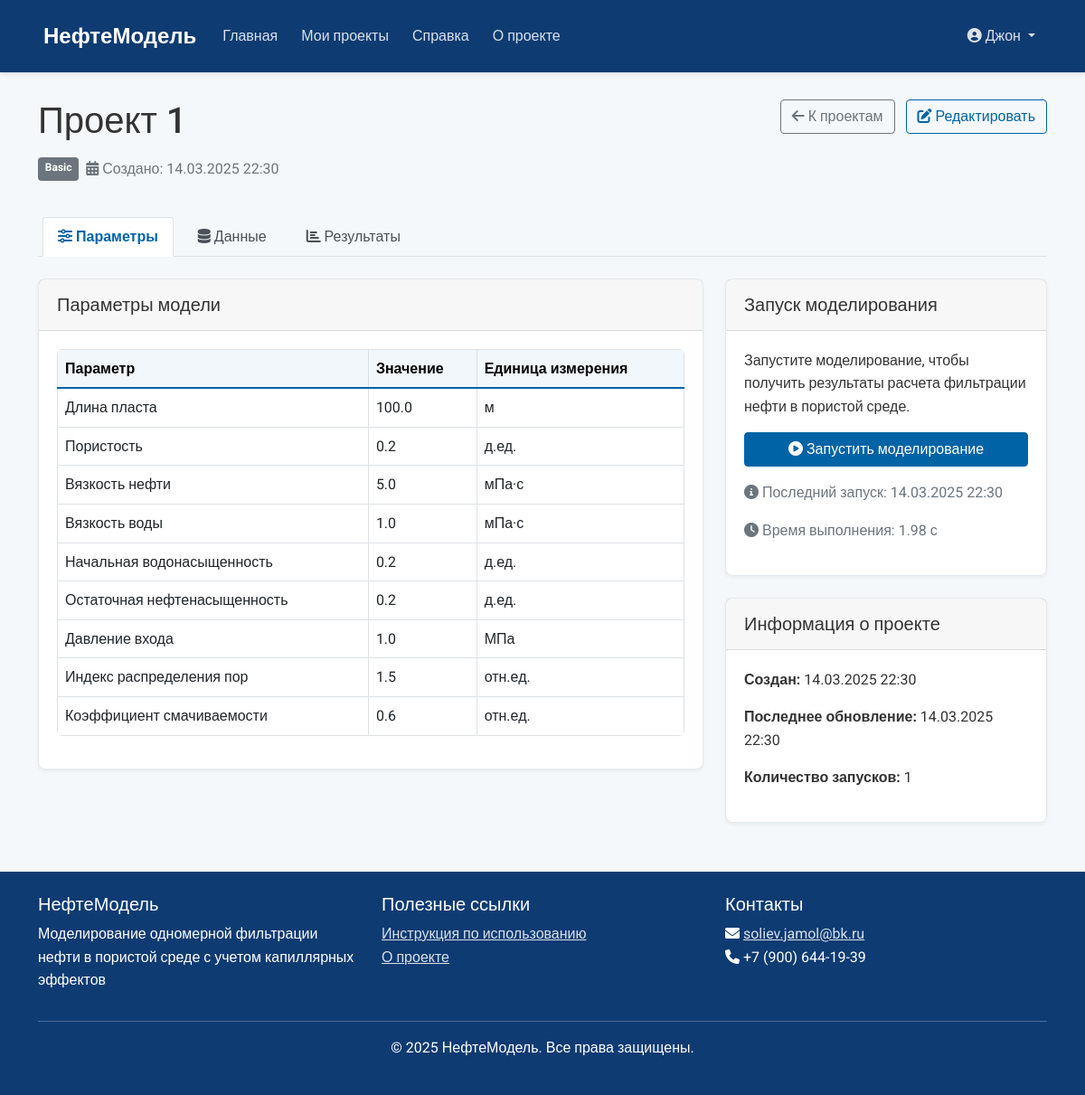
The page /project/2 (signed in) on the database its author committed.
### models/user.py (models this page shows, shortened)
class User(UserMixin, db.Model):
    __tablename__ = 'users'
    id = db.Column(db.Integer, primary_key=True)
    username = db.Column(db.String(64), unique=True, nullable=False, index=True)
    email = db.Column(db.String(120), unique=True, nullable=False, index=True)
    password_hash = db.Column(db.String(128), nullable=False)
    company = db.Column(db.String(120))
    position = db.Column(db.String(120))
    is_active = db.Column(db.Boolean, default=True)
    created_at = db.Column(db.DateTime, default=datetime.utcnow)
    last_login = db.Column(db.DateTime, nullable=True)
    projects = db.relationship('Project', backref='owner', lazy='dynamic')

### models/project.py (models this page shows, shortened)
class Project(db.Model):
    __tablename__ = 'projects'
    id = db.Column(db.Integer, primary_key=True)
    name = db.Column(db.String(128), nullable=False)
    description = db.Column(db.Text)
    model_type = db.Column(db.String(64), nullable=False)  # 'basic' или 'carbonate'
    rock_type = db.Column(db.String(64))
    created_at = db.Column(db.DateTime, default=datetime.utcnow)
    updated_at = db.Column(db.DateTime, default=datetime.utcnow, onupdate=datetime.utcnow)
    user_id = db.Column(db.Integer, db.ForeignKey('users.id'), nullable=False)
    data = db.relationship('ProjectData', backref='project', uselist=False, cascade='all, delete-orphan')
    results = db.relationship('ProjectResult', backref='project', lazy='dynamic', cascade='all, delete-orphan')
    def get_model_parameters(self):
        if self.data and self.data.model_parameters:
            return json.loads(self.data.model_parameters)
        return {}

class ProjectResult(db.Model):
    __tablename__ = 'project_results'
    id = db.Column(db.Integer, primary_key=True)
    project_id = db.Column(db.Integer, db.ForeignKey('projects.id'), nullable=False)
    run_date = db.Column(db.DateTime, default=datetime.utcnow)
    result_data = db.Column(db.Text)  # JSON-строка с данными результатов
    runtime = db.Column(db.Float)  # время выполнения в секундах
    status = db.Column(db.String(64), default='success')  # success, error, warning
    error_message = db.Column(db.Text)
    created_at = db.Column(db.DateTime, default=datetime.utcnow)

### routes/main.py (the view)
@main_bp.route('/project/<int:project_id>')
@login_required
def project_details(project_id):
    project = Project.query.get_or_404(project_id)
    if project.user_id != current_user.id:
        flash('У вас нет доступа к этому проекту', 'danger')
        return redirect(url_for('main.dashboard'))
    model_params = project.get_model_parameters()
    results = project.results.order_by(ProjectResult.created_at.desc()).first()
    return render_template('project_details.html', project=project, model_params=model_params, results=results)

### templates/project_details.html (shortened to what this page needs)
{% extends "base.html" %}
{% block content %}
<div class="row mb-4">
    <div class="col-md-8">
        <h1>{{ project.name }}</h1>
        <div class="d-flex mb-3">
            <span class="badge project-type-{{ project.model_type }} me-2">
                {{ project.model_type|capitalize }}
            </span>
            <span class="text-muted">
                <i class="fas fa-calendar-alt"></i> Создано: {{ project.created_at.strftime('%d.%m.%Y %H:%M') }}
            </span>
        </div>
    </div>
    <div class="col-md-4 text-md-end">
        <a href="{{ url_for('main.dashboard') }}" class="btn btn-outline-secondary mb-2 me-2">
            <i class="fas fa-arrow-left"></i> К проектам
        </a>
        <a href="{{ url_for('main.edit_project', project_id=project.id) }}" class="btn btn-outline-primary mb-2">
            <i class="fas fa-edit"></i> Редактировать
        </a>
    </div>
</div>
<ul class="nav nav-tabs mb-4" id="projectTabs" role="tablist">
    <li class="nav-item" role="presentation">
        <button class="nav-link active" id="parameters-tab" data-bs-toggle="tab" data-bs-target="#parameters" type="button" role="tab" aria-controls="parameters" aria-selected="true">
            <i class="fas fa-sliders-h"></i> Параметры
        </button>
    </li>
    <li class="nav-item" role="presentation">
        <button class="nav-link" id="data-tab" data-bs-toggle="tab" data-bs-target="#data" type="button" role="tab" aria-controls="data" aria-selected="false">
            <i class="fas fa-database"></i> Данные
        </button>
    </li>
    {% if results %}
    <li class="nav-item" role="presentation">
        <button class="nav-link" id="results-tab" data-bs-toggle="tab" data-bs-target="#results" type="button" role="tab" aria-controls="results" aria-selected="false">
            <i class="fas fa-chart-bar"></i> Результаты
        </button>
    </li>
    {% endif %}
</ul>
<div class="tab-content" id="projectTabsContent">
    <div class="tab-pane fade show active" id="parameters" role="tabpanel" aria-labelledby="parameters-tab">
        <div class="row">
            <div class="col-md-8">
                <div class="card mb-4">
                    <div class="card-header">
                        <h5 class="mb-0">Параметры модели</h5>
                    </div>
                    <div class="card-body">
                        <div class="table-responsive">
                            <table class="table table-bordered">
                                <thead class="table-light">
                                    <tr>
                                        <th>Параметр</th>
                                        <th>Значение</th>
                                        <th>Единица измерения</th>
                                    </tr>
                                </thead>
                                <tbody>
                                    {% if model_params.length %}
                                    <tr>
                                        <td>Длина пласта</td>
                                        <td>{{ model_params.length }}</td>
                                        <td>м</td>
                                    </tr>
                                    {% endif %}
                                    {% if model_params.porosity %}
                                    <tr>
                                        <td>Пористость</td>
                                        <td>{{ model_params.porosity }}</td>
                                        <td>д.ед.</td>
                                    </tr>
                                    {% endif %}
                                    {% if model_params.mu_oil %}
                                    <tr>
                                        <td>Вязкость нефти</td>
                                        <td>{{ model_params.mu_oil }}</td>
                                        <td>мПа·с</td>
                                    </tr>
                                    {% endif %}
                                    {% if model_params.mu_water %}
                                    <tr>
                                        <td>Вязкость воды</td>
                                        <td>{{ model_params.mu_water }}</td>
                                        <td>мПа·с</td>
                                    </tr>
                                    {% endif %}
                                    {% if model_params.initial_water_saturation %}
                                    <tr>
                                        <td>Начальная водонасыщенность</td>
                                        <td>{{ model_params.initial_water_saturation }}</td>
                                        <td>д.ед.</td>
                                    </tr>
                                    {% endif %}
                                    {% if model_params.residual_oil_saturation %}
                                    <tr>
                                        <td>Остаточная нефтенасыщенность</td>
                                        <td>{{ model_params.residual_oil_saturation }}</td>
                                        <td>д.ед.</td>
                                    </tr>
                                    {% endif %}
                                    {% if model_params.entry_pressure %}
                                    <tr>
                                        <td>Давление входа</td>
                                        <td>{{ model_params.entry_pressure }}</td>
                                        <td>МПа</td>
                                    </tr>
                                    {% endif %}
                                    {% if model_params.pore_distribution_index %}
                                    <tr>
                                        <td>Индекс распределения пор</td>
                                        <td>{{ model_params.pore_distribution_index }}</td>
                                        <td>отн.ед.</td>
                                    </tr>
                                    {% endif %}
                                    {% if model_params.wettability_factor %}
                                    <tr>
                                        <td>Коэффициент смачиваемости</td>
                                        <td>{{ model_params.wettability_factor }}</td>
                                        <td>отн.ед.</td>
                                    </tr>
                                    {% endif %}
                                </tbody>
                            </table>
                        </div>
                    </div>
                </div>
            </div>
            <div class="col-md-4">
                <div class="card mb-4">
                    <div class="card-header">
                        <h5 class="mb-0">Запуск моделирования</h5>
                    </div>
                    <div class="card-body">
                        <p>Запустите моделирование, чтобы получить результаты расчета фильтрации нефти в пористой среде.</p>
                       <form action="{{ url_for('main.run_project', project_id=project.id) }}" method="post">
    <button type="submit" class="btn btn-primary w-100">
        <i class="fas fa-play-circle"></i> Запустить моделирование
    </button>
</form>
                        {% if results %}
                        <div class="mt-3">
                            <p class="text-muted">
                                <i class="fas fa-info-circle"></i> Последний запуск: {{ results.run_date.strftime('%d.%m.%Y %H:%M') }}
                            </p>
                            <p class="text-muted">
                                <i class="fas fa-clock"></i> Время выполнения: {{ '%.2f'|format(results.runtime) }} с
                            </p>
                        </div>
                        {% endif %}
                    </div>
                </div>
                <div class="card mb-4">
                    <div class="card-header">
                        <h5 class="mb-0">Информация о проекте</h5>
                    </div>
                    <div class="card-body">
                        <p><strong>Создан:</strong> {{ project.created_at.strftime('%d.%m.%Y %H:%M') }}</p>
                        <p><strong>Последнее обновление:</strong> {{ project.updated_at.strftime('%d.%m.%Y %H:%M') }}</p>
                        <p><strong>Количество запусков:</strong> {{ project.results.count() }}</p>
                    </div>
                </div>
            </div>
        </div>
    </div>
</div>
{% endblock %}

### templates/base.html (shortened to what this page needs)
<!DOCTYPE html>
<html lang="ru">
<head>
    <link href="https://cdn.jsdelivr.net/npm/bootstrap@5.1.3/dist/css/bootstrap.min.css" rel="stylesheet">
    <link rel="stylesheet" href="https://cdnjs.cloudflare.com/ajax/libs/font-awesome/6.0.0-beta3/css/all.min.css">
    <link rel="stylesheet" href="{{ url_for('static', filename='css/main.css') }}">
</head>
<body>
    <div class="wrapper">
        <header class="header">
            <nav class="navbar navbar-expand-lg navbar-dark">
                <div class="container">
                    <a class="navbar-brand" href="{{ url_for('main.index') }}">
                         НефтеМодель
                    </a>
                    <div class="collapse navbar-collapse" id="navbarNav">
                        <ul class="navbar-nav me-auto">
                            <li class="nav-item">
                                <a class="nav-link {% if request.endpoint == 'main.index' %}active{% endif %}" href="{{ url_for('main.index') }}">Главная</a>
                            </li>
                            {% if current_user.is_authenticated %}
                            <li class="nav-item">
                                <a class="nav-link {% if request.endpoint == 'main.dashboard' %}active{% endif %}" href="{{ url_for('main.dashboard') }}">Мои проекты</a>
                            </li>
                            {% endif %}
                            <li class="nav-item">
                                <a class="nav-link {% if request.endpoint == 'main.help_page' %}active{% endif %}" href="{{ url_for('main.help_page') }}">Справка</a>
                            </li>
                            <li class="nav-item">
                                <a class="nav-link {% if request.endpoint == 'main.about' %}active{% endif %}" href="{{ url_for('main.about') }}">О проекте</a>
                            </li>
                        </ul>
                        <ul class="navbar-nav">
                            {% if current_user.is_authenticated %}
                            <li class="nav-item dropdown">
                                <a class="nav-link dropdown-toggle" href="#" id="userDropdown" role="button" data-bs-toggle="dropdown" aria-expanded="false">
                                    <i class="fas fa-user-circle"></i> {{ current_user.username }}
                                </a>
                            </li>
                            {% endif %}
                        </ul>
                    </div>
                </div>
            </nav>
        </header>
        <main class="content">
            <div class="container">
                {% block content %}{% endblock %}
            </div>
        </main>
        <footer class="footer">
            <div class="container">
                <div class="row">
                    <div class="col-md-4">
                        <h5>НефтеМодель</h5>
                        <p>Моделирование одномерной фильтрации нефти в пористой среде с учетом капиллярных эффектов</p>
                    </div>
                    <div class="col-md-4">
                        <h5>Полезные ссылки</h5>
                        <ul class="list-unstyled">
                            <li><a href="{{ url_for('main.help_page') }}">Инструкция по использованию</a></li>
                            <li><a href="{{ url_for('main.about') }}">О проекте</a></li>
                        </ul>
                    </div>
                    <div class="col-md-4">
                        <h5>Контакты</h5>
                        <p>
                            <i class="fas fa-envelope"></i> <a href="mailto:info@neftemodel.ru">soliev.jamol@bk.ru</a><br>
                            <i class="fas fa-phone"></i> +7 (900) 644-19-39
                        </p>
                    </div>
                </div>
                <hr>
                <div class="text-center">
                    <p>&copy; {{ now.year }} НефтеМодель. Все права защищены.</p>
                </div>
            </div>
        </footer>
    </div>
</body>
</html>

### rows shown on the page
User: username "Джон"
Project: name "Проект 1", model_type "Basic", created_at "14.03.2025 22:30", updated_at "14.03.2025 22:30"
ProjectResult: run_date "14.03.2025 22:30", runtime "1.98"

### other values the page prints
{{ model_params.length }} "100.0"
{{ model_params.porosity }} "0.2"
{{ model_params.mu_oil }} "5.0"
{{ model_params.mu_water }} "1.0"
{{ model_params.initial_water_saturation }} "0.2"
{{ model_params.residual_oil_saturation }} "0.2"
{{ model_params.entry_pressure }} "1.0"
{{ model_params.pore_distribution_index }} "1.5"
{{ model_params.wettability_factor }} "0.6"
{{ project.results.count() }} "1"
